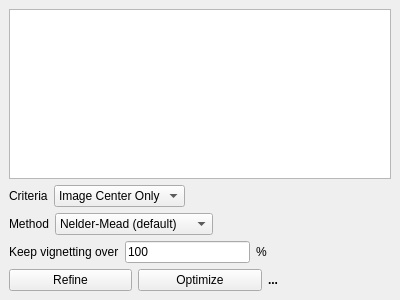
<?xml version="1.0" encoding="UTF-8"?>
<ui version="4.0">
 <class>DockOptimizer</class>
 <widget class="QDockWidget" name="DockOptimizer">
  <property name="geometry">
   <rect>
    <x>0</x>
    <y>0</y>
    <width>400</width>
    <height>300</height>
   </rect>
  </property>
  <property name="features">
   <set>QDockWidget::DockWidgetFloatable|QDockWidget::DockWidgetMovable</set>
  </property>
  <property name="windowTitle">
   <string>Optimizer</string>
  </property>
  <widget class="QWidget" name="dockWidgetContents">
   <layout class="QGridLayout" name="gridLayout">
    <item row="5" column="0">
     <layout class="QHBoxLayout" name="horizontalLayout_4">
      <item>
       <widget class="QLabel" name="label_3">
        <property name="text">
         <string>Keep vignetting over</string>
        </property>
       </widget>
      </item>
      <item>
       <widget class="QLineEdit" name="leMinVignetting">
        <property name="text">
         <string>100</string>
        </property>
       </widget>
      </item>
      <item>
       <widget class="QLabel" name="label_4">
        <property name="text">
         <string>%</string>
        </property>
       </widget>
      </item>
      <item>
       <spacer name="horizontalSpacer_3">
        <property name="orientation">
         <enum>Qt::Horizontal</enum>
        </property>
        <property name="sizeHint" stdset="0">
         <size>
          <width>40</width>
          <height>20</height>
         </size>
        </property>
       </spacer>
      </item>
     </layout>
    </item>
    <item row="0" column="0">
     <widget class="QTableWidget" name="twParams">
      <property name="editTriggers">
       <set>QAbstractItemView::AllEditTriggers</set>
      </property>
      <property name="alternatingRowColors">
       <bool>false</bool>
      </property>
     </widget>
    </item>
    <item row="6" column="0">
     <layout class="QHBoxLayout" name="horizontalLayout_2">
      <item>
       <widget class="QPushButton" name="pushButton_2">
        <property name="text">
         <string>Refine</string>
        </property>
       </widget>
      </item>
      <item>
       <widget class="QPushButton" name="pushButton">
        <property name="text">
         <string>Optimize</string>
        </property>
       </widget>
      </item>
      <item>
       <widget class="QLabel" name="lblResult">
        <property name="font">
         <font>
          <weight>75</weight>
          <bold>true</bold>
         </font>
        </property>
        <property name="autoFillBackground">
         <bool>true</bool>
        </property>
        <property name="text">
         <string>...</string>
        </property>
       </widget>
      </item>
     </layout>
    </item>
    <item row="2" column="0">
     <layout class="QHBoxLayout" name="horizontalLayout">
      <item>
       <widget class="QLabel" name="label">
        <property name="text">
         <string>Criteria</string>
        </property>
       </widget>
      </item>
      <item>
       <widget class="QComboBox" name="cbCriteria">
        <item>
         <property name="text">
          <string>Image Center Only</string>
         </property>
        </item>
        <item>
         <property name="text">
          <string>Mostly Center</string>
         </property>
        </item>
        <item>
         <property name="text">
          <string>Full Frame Mean</string>
         </property>
        </item>
        <item>
         <property name="text">
          <string>Full Frame Max</string>
         </property>
        </item>
       </widget>
      </item>
      <item>
       <spacer name="horizontalSpacer">
        <property name="orientation">
         <enum>Qt::Horizontal</enum>
        </property>
        <property name="sizeHint" stdset="0">
         <size>
          <width>40</width>
          <height>20</height>
         </size>
        </property>
       </spacer>
      </item>
     </layout>
    </item>
    <item row="4" column="0">
     <layout class="QHBoxLayout" name="horizontalLayout_3">
      <item>
       <widget class="QLabel" name="label_2">
        <property name="text">
         <string>Method</string>
        </property>
       </widget>
      </item>
      <item>
       <widget class="QComboBox" name="cbMethod">
        <item>
         <property name="text">
          <string>Nelder-Mead (default)</string>
         </property>
        </item>
        <item>
         <property name="text">
          <string>Monte-Carlo MultiScale</string>
         </property>
        </item>
       </widget>
      </item>
      <item>
       <spacer name="horizontalSpacer_2">
        <property name="orientation">
         <enum>Qt::Horizontal</enum>
        </property>
        <property name="sizeHint" stdset="0">
         <size>
          <width>40</width>
          <height>20</height>
         </size>
        </property>
       </spacer>
      </item>
     </layout>
    </item>
   </layout>
  </widget>
 </widget>
 <resources/>
 <connections/>
</ui>
